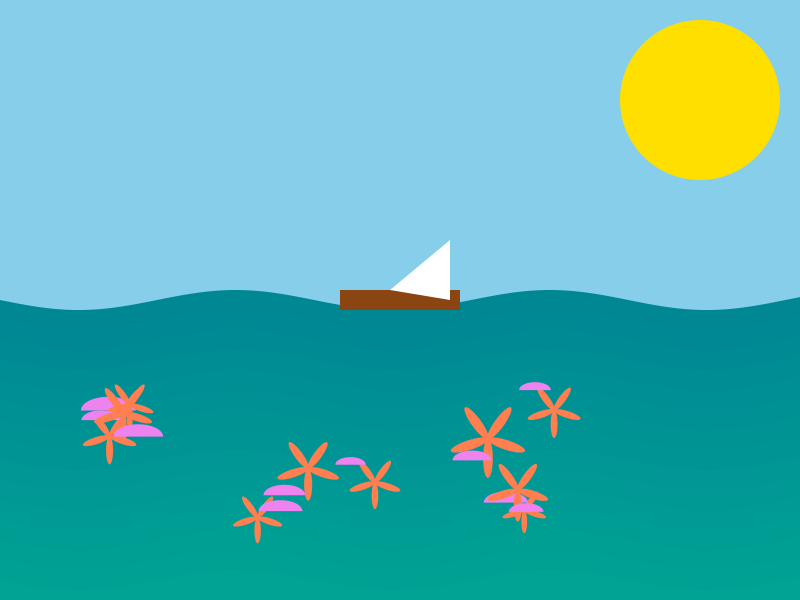
Frame 1 (no input)
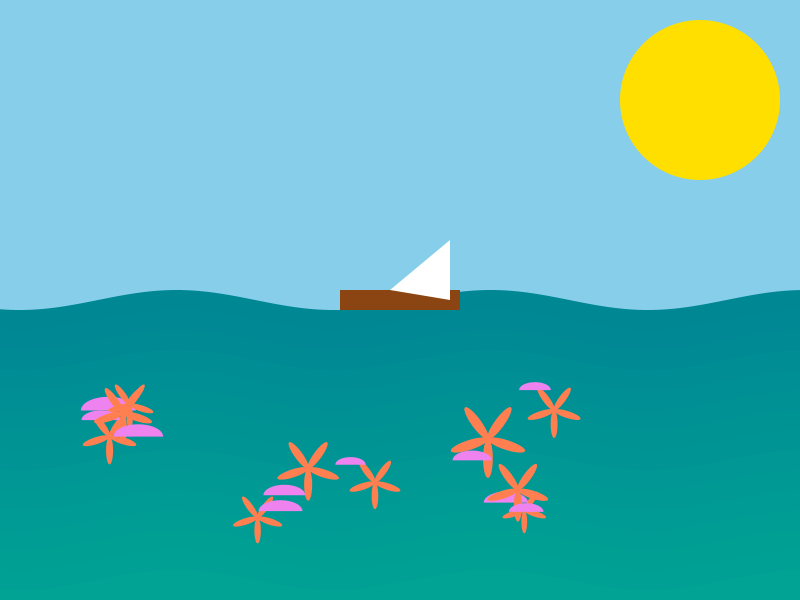
Frame 60 (the mouse pressed at the canvas centre just before this capture)
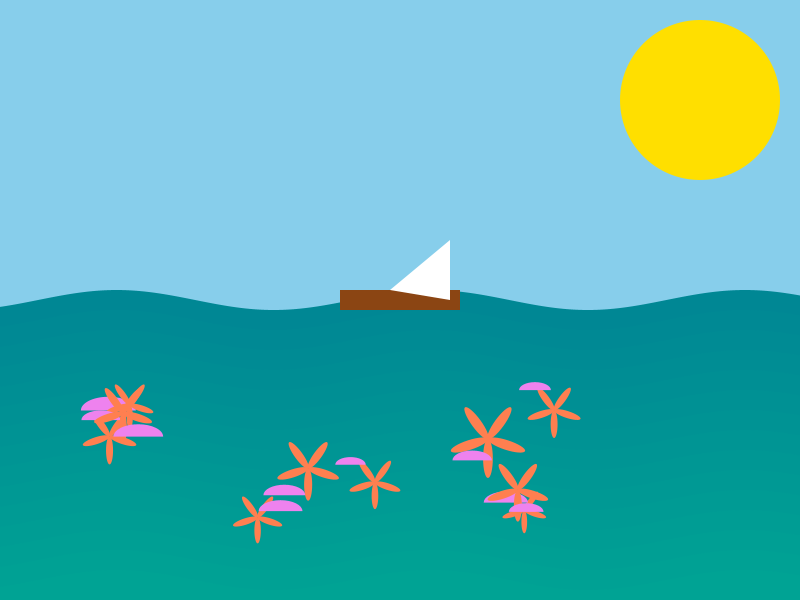
Frame 120 (the mouse held since frame 60 and released just before this capture)

The Processing sketch that drew these frames (run headless with seeded random() and noise(); from frame 60 on, the mouse is pressed at the canvas centre):

// Processing sketch: John_Hoa
// ── John_Hoa.pde


ArrayList<Shape> elements; // List to hold visual elements
float waveOffset = 0;      // Offset for animating waves

void setup() {
  size(800, 600);
  elements = new ArrayList<Shape>();

  // Add static elements the sun and background
  elements.add(new Sun(width - 100, 100, 80, color(255, 223, 0)));

  
  for (int i = 0; i < 10; i++) {
    float x = random(100, width - 100);
    float y = random(height - 200, height - 50);
    elements.add(new Starfish(x, y, random(20, 40), color(255, 127, 80)));
    elements.add(new Seashell(x + random(-30, 30), y + random(-30, 30), random(15, 30), color(238, 130, 238)));
  }
}

void draw() {
  background(135, 206, 235); // Sky blue
  drawWaves();               // Dynamic sea waves

  // Draw all static elements
  for (Shape element : elements) {
    element.display();
  }

  drawBoat(); // A simple boat representing discovery and connection
}

// Function to draw animated waves
void drawWaves() {
  noStroke();
  for (int i = height / 2; i < height; i += 20) {
    fill(0, 105 + i / 10, 148);
    beginShape();
    for (int x = 0; x <= width; x++) {
      float y = sin((x + waveOffset) * 0.02) * 10 + i;
      vertex(x, y);
    }
    vertex(width, height);
    vertex(0, height);
    endShape(CLOSE);
  }
  waveOffset += 1; // Increment offset for animation
}

// Function to draw a boat
void drawBoat() {
  fill(139, 69, 19); // Brown boat
  rectMode(CENTER);
  rect(width / 2, height / 2, 120, 20);

  fill(255); // White sail
  triangle(width / 2 - 10, height / 2 - 10, width / 2 + 50, height / 2 - 60, width / 2 + 50, height / 2);
}

// Base Shape class
class Shape {
  float x, y;
  color fillColor;

  Shape(float x, float y, color fillColor) {
    this.x = x;
    this.y = y;
    this.fillColor = fillColor;
  }

  void display() {
    fill(fillColor);
    noStroke();
  }
}

// Sun class
class Sun extends Shape {
  float radius;

  Sun(float x, float y, float radius, color fillColor) {
    super(x, y, fillColor);
    this.radius = radius;
  }

  @Override
  void display() {
    super.display();
    ellipse(x, y, radius * 2, radius * 2);
  }
}

// Starfish class
class Starfish extends Shape {
  float size;

  Starfish(float x, float y, float size, color fillColor) {
    super(x, y, fillColor);
    this.size = size;
  }

  @Override
  void display() {
    super.display();
    pushMatrix();
    translate(x, y);
    for (int i = 0; i < 5; i++) {
      ellipse(0, size / 2, size / 4, size);
      rotate(TWO_PI / 5);
    }
    popMatrix();
  }
}

// Seashell class
class Seashell extends Shape {
  float radius;

  Seashell(float x, float y, float radius, color fillColor) {
    super(x, y, fillColor);
    this.radius = radius;
  }

  @Override
  void display() {
    super.display();
    arc(x, y, radius * 2, radius, PI, TWO_PI);
  }
}
